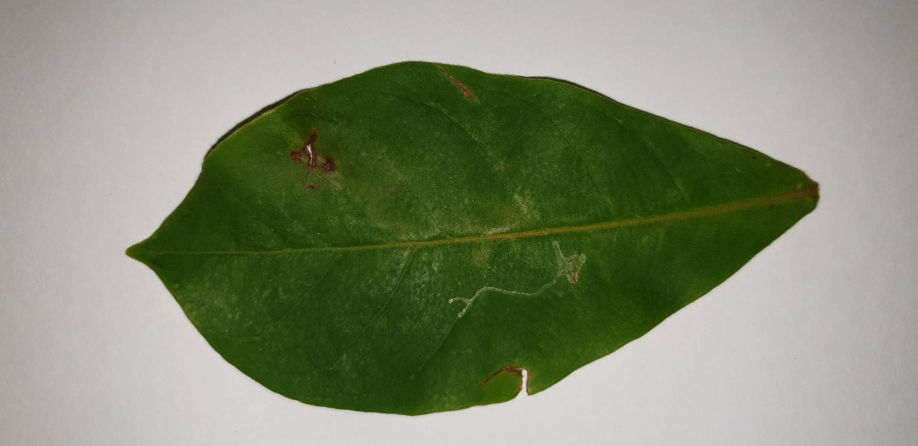
%> input picture Tubes Pengcit/e1.jpg, 1835 x 892 px (shown at 1/2 size); the run also reads 1 picture not shown here
$ octave prapocessing_e.m   (GNU Octave 9; MATLAB toolbox functions it lacks are replaced by stand-ins)
%> lines starting %> are read from the running program, lines starting %| are printed output that depends on the picture
e1 = imread('e1.jpg');
%> e1 is the input picture: size 892x1835x3 uint8; mean R, G, B 131.6, 140.1, 116.1
e2 = imread('e2.jpg');
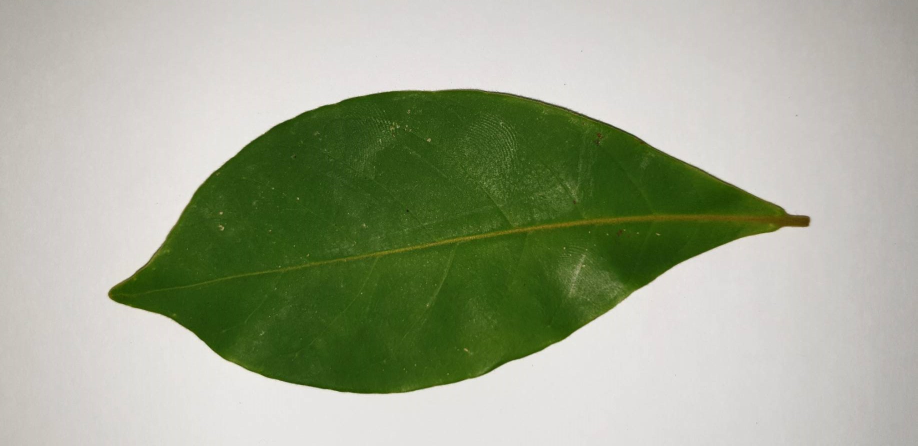
%> input picture Tubes Pengcit/e2.jpg, 1835 x 892 px (shown at 1/2 size)
%> e2 is the input picture: size 892x1835x3 uint8; mean R, G, B 161.3, 169, 146.1
e3 = imread('e3.jpg');
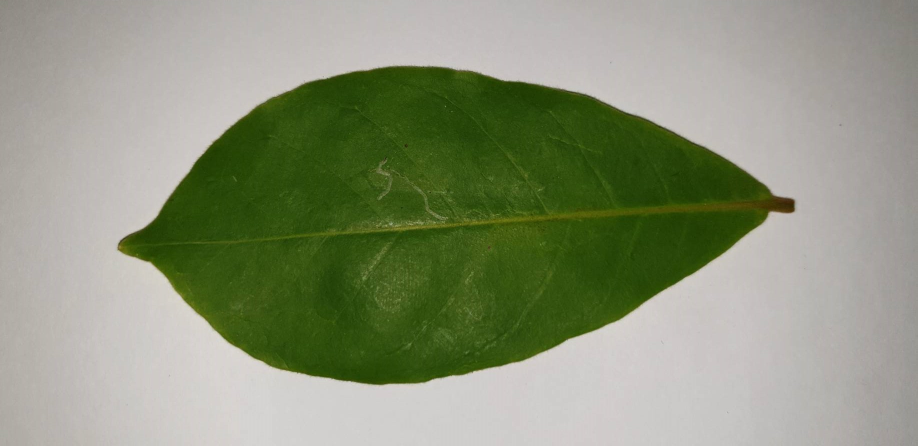
%> input picture Tubes Pengcit/e3.jpg, 1835 x 892 px (shown at 1/2 size)
%> e3 is the input picture: size 892x1835x3 uint8; mean R, G, B 140.1, 147.6, 122.6
e4 = imread('e4.jpg');
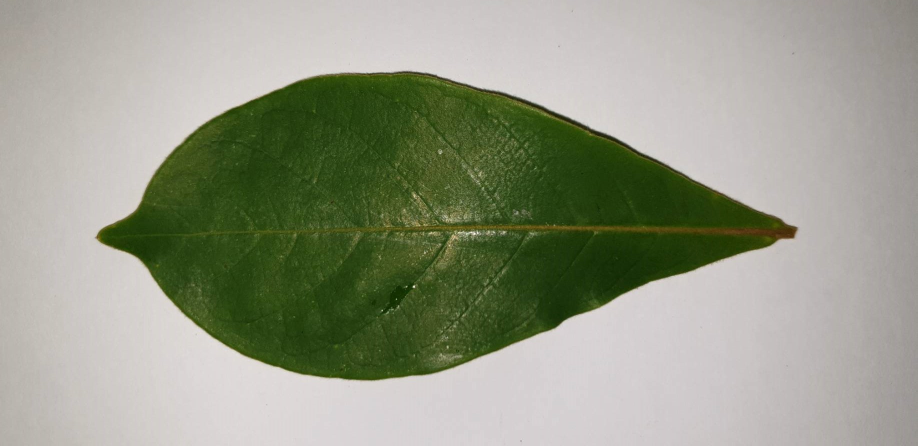
%> input picture Tubes Pengcit/e4.jpg, 1835 x 892 px (shown at 1/2 size)
%> e4 is the input picture: size 892x1835x3 uint8; mean R, G, B 149.4, 153.8, 135.3
e5 = imread('e5.jpg');
%menampilkan gambar
%imshow([b1 b2 b3 b4 b5])
%imshow([c1 c2 c3 c4 c5])
%imshow([d3 d2])


%rotasi gambar yang tidak sesuai
%> (the run ends here)
